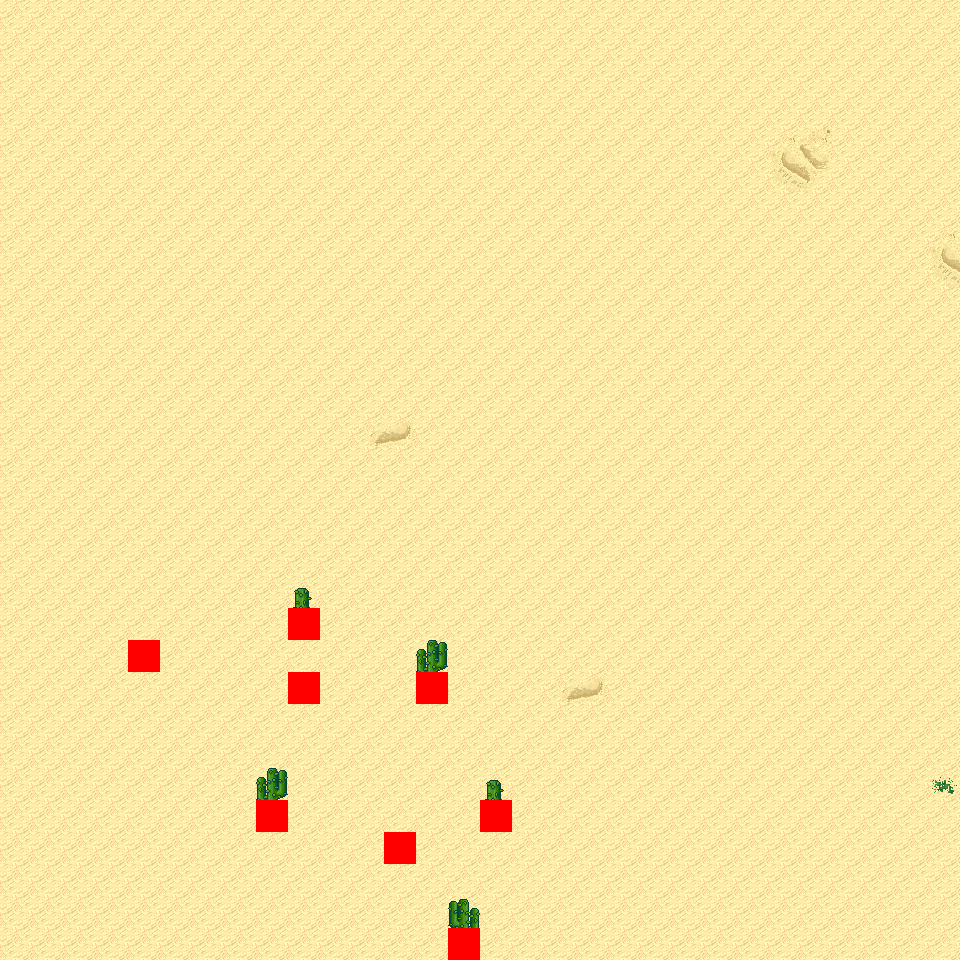

This is a level from a 2D game, rendered from its Tiled map with the project's own tilesets. A one-line summary and the map file follow, with tile-layer data summarised:
An orthogonal 30x30 tile map with 32x32 px tiles, 6 tile layers (Ground, Object, Object2, Above, ...), 12 tilesets and 4 objects (4x mapExit).

<map version="1.0" orientation="orthogonal" renderorder="right-down" width="30" height="30" tilewidth="32" tileheight="32" nextobjectid="5">
  <tileset firstgid="1" name="tileset_logic_collision" tilewidth="32" tileheight="32" tilecount="1" columns="1">
    <image source="../drawable/tileset_logic_collision.png" width="32" height="32" />
  </tileset>
  <tileset firstgid="2" name="tileset_ground_ground" tilewidth="32" tileheight="32" tilecount="33" columns="3">
    <image source="../drawable/tileset_ground_ground.png" width="96" height="352" />
  </tileset>
  <tileset firstgid="35" name="tileset_ground_ridge_earth_pale" tilewidth="32" tileheight="32" tilecount="96" columns="12">
    <image source="../drawable/tileset_ground_ridge_earth_pale.png" width="384" height="256" />
  </tileset>
  <tileset firstgid="131" name="tileset_ground_ridge_earth_dark" tilewidth="32" tileheight="32" tilecount="96" columns="12">
    <image source="../drawable/tileset_ground_ridge_earth_dark.png" width="384" height="256" />
  </tileset>
  <tileset firstgid="227" name="tileset_terrain_desert" tilewidth="32" tileheight="32" tilecount="88" columns="8">
    <image source="../drawable/tileset_terrain_desert.png" width="256" height="352" />
  </tileset>
  <tileset firstgid="315" name="tileset_ground_sand_2" tilewidth="32" tileheight="32" tilecount="15" columns="5">
    <image source="../drawable/tileset_ground_sand_2.png" width="160" height="96" />
  </tileset>
  <tileset firstgid="330" name="tileset_plant_tree_evergreen" tilewidth="32" tileheight="32" tilecount="36" columns="3">
    <image source="../drawable/tileset_plant_tree_evergreen.png" width="96" height="384" />
  </tileset>
  <tileset firstgid="366" name="tileset_plant_cactus_2" tilewidth="32" tileheight="32" tilecount="10" columns="5">
    <image source="../drawable/tileset_plant_cactus_2.png" width="160" height="64" />
  </tileset>
  <tileset firstgid="376" name="tileset_plant_cactus" tilewidth="32" tileheight="32" tilecount="2" columns="1">
    <image source="../drawable/tileset_plant_cactus.png" width="32" height="64" />
  </tileset>
  <tileset firstgid="378" name="tileset_plant_bush_various_small" tilewidth="32" tileheight="32" tilecount="9" columns="3">
    <image source="../drawable/tileset_plant_bush_various_small.png" width="96" height="96" />
  </tileset>
  <tileset firstgid="387" name="tileset_plant_tree_tree_green" tilewidth="32" tileheight="32" tilecount="80" columns="8">
    <image source="../drawable/tileset_plant_tree_tree_green.png" width="256" height="352" />
  </tileset>
  <tileset firstgid="467" name="tileset_building_fence_fence_chunky" tilewidth="32" tileheight="32" tilecount="21" columns="3">
    <image source="../drawable/tileset_building_fence_fence_chunky.png" width="96" height="224" />
  </tileset>
  <layer name="Ground" width="30" height="30">
    <data>[900 cells, 900 non-empty, 9 distinct tile ids]</data>
  </layer>
  <layer name="Object" width="30" height="30">
    <data>[900 cells, 7 non-empty, 4 distinct tile ids]</data>
  </layer>
  <layer name="Object2" width="30" height="30">
    <data>[900 cells, 0 non-empty, 0 distinct tile ids]</data>
  </layer>
  <layer name="Above" width="30" height="30">
    <data>[900 cells, 5 non-empty, 3 distinct tile ids]</data>
  </layer>
  <layer name="Above2" width="30" height="30">
    <data>[900 cells, 0 non-empty, 0 distinct tile ids]</data>
  </layer>
  <layer name="Walkable" width="30" height="30">
    <data>[900 cells, 8 non-empty, 1 distinct tile ids]</data>
  </layer>
  <objectgroup name="MapEvents">
    <object id="1" name="north" type="mapExit" x="0" y="0" width="960" height="32">
      <properties>
        <property name="map" value="level_0_x51_y111" />
        <property name="x" value="0" />
        <property name="y" value="28" />
      </properties>
    </object>
    <object id="2" name="south" type="mapExit" x="0" y="928" width="448" height="32">
      <properties>
        <property name="map" value="level_0_x51_y113" />
        <property name="x" value="0" />
        <property name="y" value="1" />
      </properties>
    </object>
    <object id="3" name="south2" type="mapExit" x="480" y="928" width="480" height="32">
      <properties>
        <property name="map" value="level_0_x51_y113" />
        <property name="x" value="15" />
        <property name="y" value="1" />
      </properties>
    </object>
    <object id="4" name="east" type="mapExit" x="928" y="0" width="32" height="960">
      <properties>
        <property name="map" value="level_0_x52_y112" />
        <property name="x" value="1" />
        <property name="y" value="0" />
      </properties>
    </object>
  </objectgroup>
</map>
